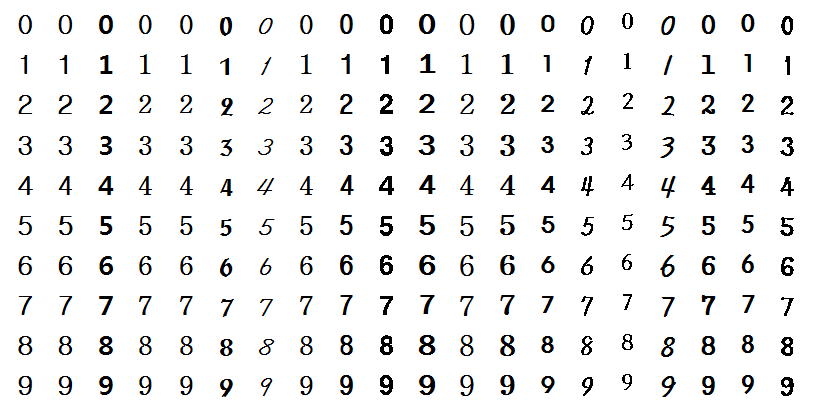
//> input picture Ch10/image/train_numbers.png, 813 x 411 px
$ ./KNN_number   (built with g++ and OpenCV 4)
//> lines starting //> are read from the running program, lines starting //| are printed output that depends on the picture; after the words box and inside, x2 and y2 are one past the last pixel; in counts of white or black regions, pixels touching at a corner belong together
### Ch10/knnnumber/kNN.hpp
#include <opencv2/opencv.hpp>
using namespace cv;
using namespace std;

void find_histoPos(Mat img, int &start, int &end, int direct)
{
	reduce(img, img, direct, REDUCE_AVG);

	int minFound = 0;
	for (int i = 0; i < (int)img.total(); i++)
	{
		if (img.at<uchar>(i) < 250) // 빈라인이 아니면
		{
			end = i; // 히스토그램 마지막 위치
			if (!minFound)
			{
				start = i; // 히스토그램 첫 위치
				minFound = 1;
			}
		}
	}
}

Mat find_number(Mat part)
{
	Point start, end;
	find_histoPos(part, start.x, end.x, 0); // 수직 투영
	find_histoPos(part, start.y, end.y, 1); // 수평 투영

	return part(Rect(start, end)); // 숫자객체 영상
}

Mat place_middle(Mat number, Size new_size)
{
	int big = max(number.cols, number.rows);
	Mat square(big, big, number.type(), Scalar(255)); // 정방영상

	Point start = (square.size() - number.size()) / 2;
	Rect middle(start, number.size()); // 중앙 관심영역
	number.copyTo(square(middle));	   // 숫자객체를 중앙에 복사

	resize(square, square, new_size); // 크기 변경
	square.convertTo(square, CV_32F);
	return square.reshape(0, 1); // 1행 데이터 변경후 반환
}

### Ch10/knnnumber/KNN_number.cpp
#include "kNN.hpp"

int main()
{
	Size size(40, 40); // 학습 셀 크기
	int K = 15;		   // 선출하는 이웃 샘플수
	int Nclass = 10;   // 인식 숫자(카테고리) 개수
	int Nsample = 20;  // 숫자당 학습 샘플수

	string image_file = "../image/train_numbers.png";
	Mat train_image = imread(image_file, 0); // 영상 로드
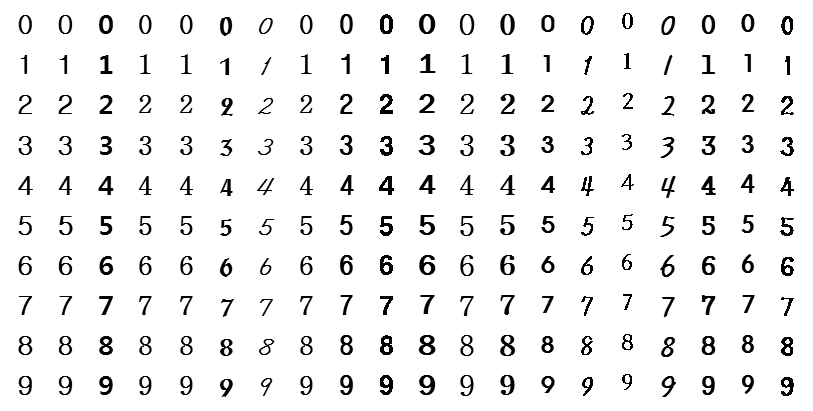
//> train_image: 411 rows x 813 cols, CV_8UC1; min 0, max 255, mean 239.4
	CV_Assert(train_image.data);

	threshold(train_image, train_image, 32, 255, THRESH_BINARY);
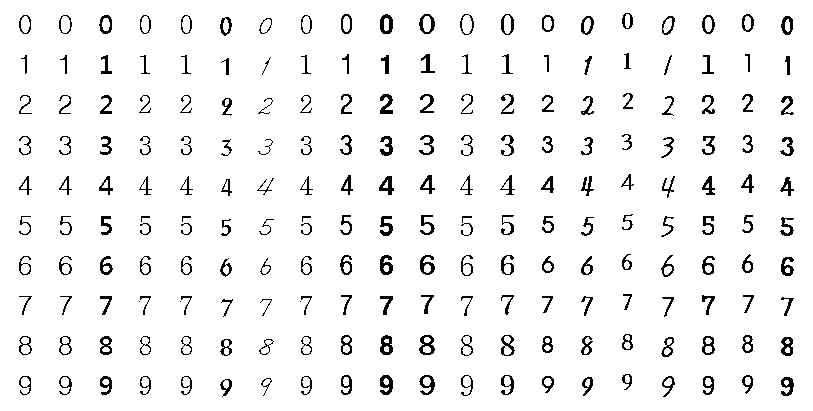
//> train_image: 411 rows x 813 cols, CV_8UC1; 94.9% white; black in thin lines or dots, all inside (x1, y1, x2, y2) = (19, 13, 794, 397)

	Mat trainData, classLable;
	for (int i = 0, k = 0; i < Nclass; i++)
	{
		for (int j = 0; j < Nsample; j++, k++)
		{
			Point start(j * size.width, i * size.height);
			Rect roi(start, size);
			Mat part = train_image(roi); // 숫자 영상 분리

			Mat num = find_number(part);		// 숫자 영역 영상
			Mat data = place_middle(num, size); // 정규화 및 1행데이터 구성
			trainData.push_back(data);			// 학습 데이터 수집
			classLable.push_back(i);			// 레이블링
		}
	}
//> this loop made 10 passes
//> k on passes 1 to 10: 20, 40, 60, 80, 100, 120, 140, 160, 180, 200
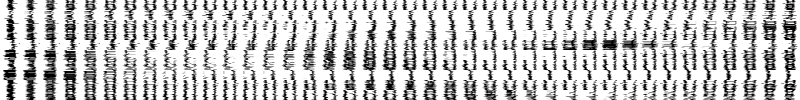
//> trainData: 200 rows x 1600 cols, CV_32FC1 (shown at 1/2 size); min 0, max 255, mean 195.4
//> after the loop, classLable = 200 values from 0 to 9

	Ptr<ml::KNearest> knn = ml::KNearest::create();
	knn->train(trainData, ml::ROW_SAMPLE, classLable); // k-NN 학습

	int no;
	cout << "영상번호를 입력하세요: ";
	cin >> no; // 영상번호 입력
//> the answer given: 3

	string demo_file = format("../image/num/%02d.png", no);
	Mat test_img = imread(demo_file, 0); // 실험 영상 로드
//> 03.png cannot be read in this run, so this picture is empty
//> (the run ends here: the program stops with an error, at `CV_Assert(test_img.data);`)

$ run again, with Ch10/image/train_data.png copied over Ch10/image/train_numbers.png
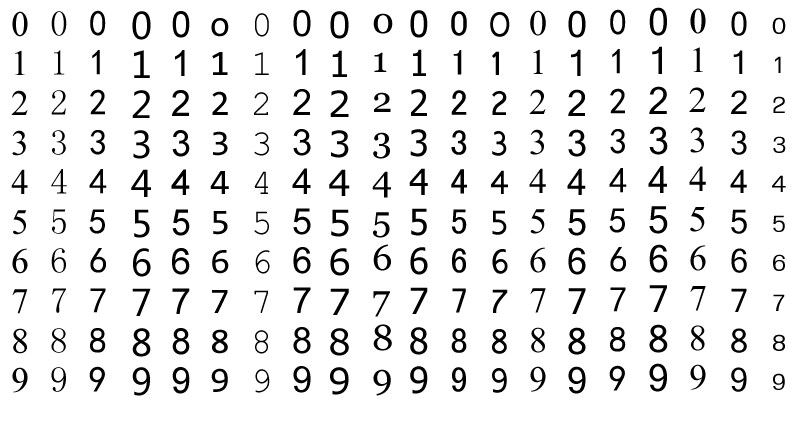
//> input picture Ch10/image/train_data.png, 800 x 440 px
//> train_image is the input picture: 440 rows x 800 cols, CV_8UC1; min 0, max 255, mean 234.2
//> `threshold(train_image, train_image, 32, 255, THRESH_BINARY);`:
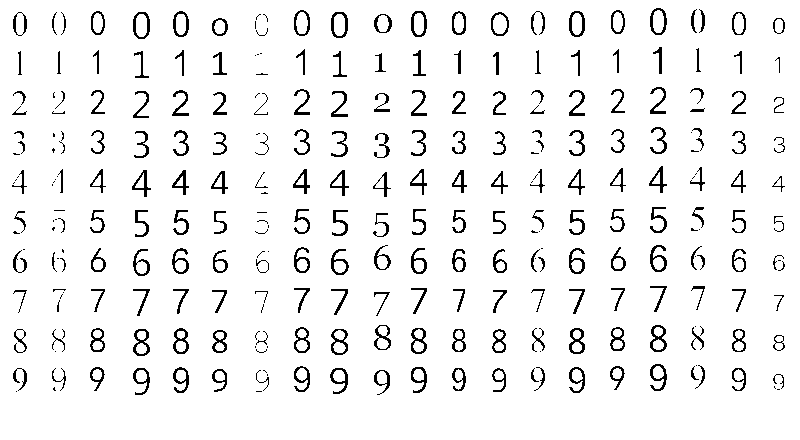
//> train_image: 440 rows x 800 cols, CV_8UC1; 93.9% white; black in thin lines or dots, all inside (x1, y1, x2, y2) = (12, 8, 785, 395)
//> the loop `for (int i = 0, k = 0; i < Nclass; i++)` made 10 passes
//> k on passes 1 to 8: 20, 40, 60, 80, 100, 120, 140, 160
//> after the loop `for (int i = 0, k = 0; i < Nclass; i++)`:
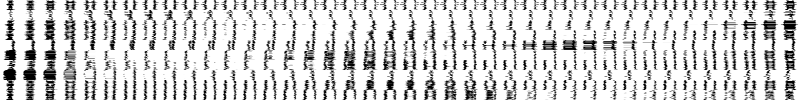
//> trainData: 200 rows x 1600 cols, CV_32FC1 (shown at 1/2 size); min 0, max 255, mean 210.1
//> after the loop `for (int i = 0, k = 0; i < Nclass; i++)`: classLable = 200 values from 0 to 9

$ run again, with Ch10/image/train_data2.png copied over Ch10/image/train_numbers.png
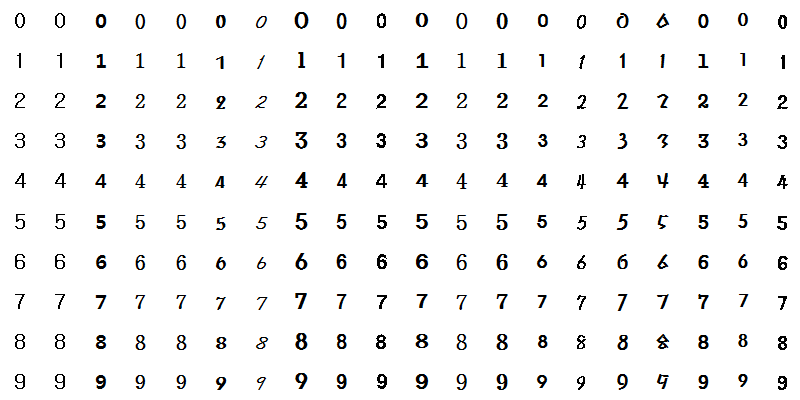
//> input picture Ch10/image/train_data2.png, 800 x 400 px
//> `threshold(train_image, train_image, 32, 255, THRESH_BINARY);`:
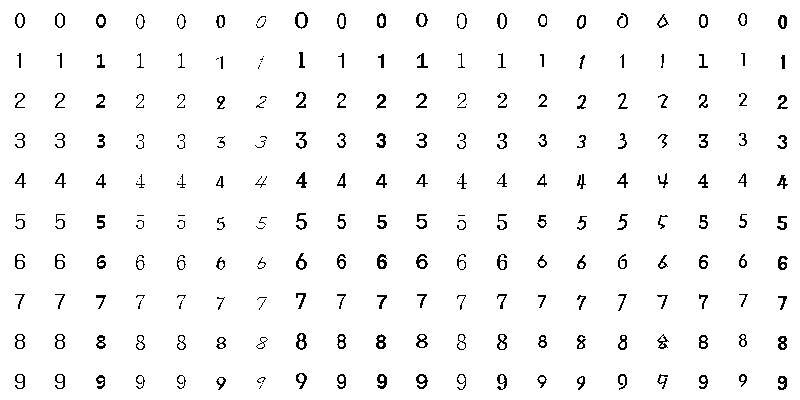
//> train_image: 400 rows x 800 cols, CV_8UC1; 96.6% white; black in thin lines or dots
//> the loop `for (int i = 0, k = 0; i < Nclass; i++)` made 10 passes
//> k on passes 1 to 8: 20, 40, 60, 80, 100, 120, 140, 160
//> after the loop `for (int i = 0, k = 0; i < Nclass; i++)`:
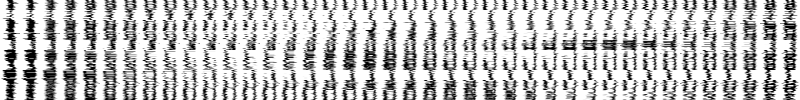
//> trainData: 200 rows x 1600 cols, CV_32FC1 (shown at 1/2 size); min 0, max 255, mean 190.6
//> after the loop `for (int i = 0, k = 0; i < Nclass; i++)`: classLable = 200 values from 0 to 9
